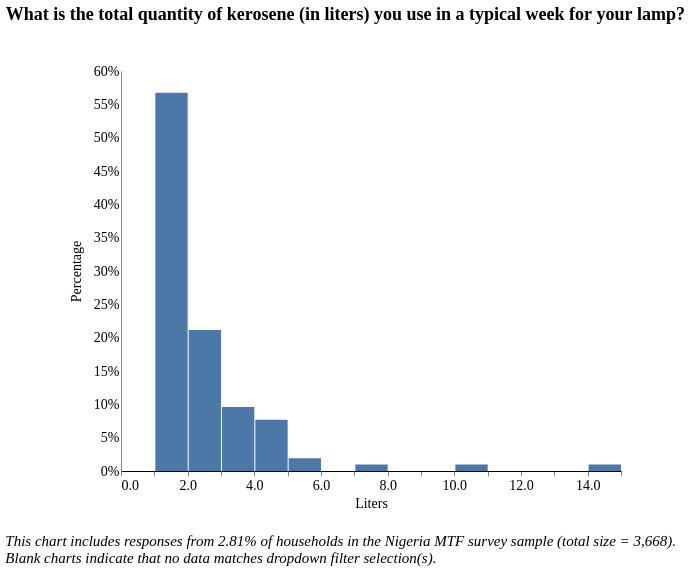

Source (Vega-Lite JSON):
### Vega-Lite specification from a JSON file in a GitHub repository (floating-point values rounded to 4 significant figures)
{"width": 800, "height": 400, "config": {"title": {"fontSize": 18, "font": "Times New Roman", "anchor": "center", "fontColor": "#000000"}, "axisX": {"domain": true, "domainColor": "#000000", "grid": false, "labelFont": "Times New Roman", "labelFontSize": 14, "titleFont": "Times New Roman", "titleFontSize": 14, "titleFontWeight": "normal", "title": "X Axis Title (units)"}, "axisY": {"domain": true, "grid": false, "gridColor": "#DEDDDD", "gridWidth": 1, "labelFont": "Times New Roman", "labelFontSize": 14, "labelAngle": 0, "ticks": false, "titleFont": "Times New Roman", "titleFontSize": 14, "titleFontWeight": "normal", "titlePadding": 10, "title": "Y Axis Title (units)"}, "range": {"category": ["#2980B9", "#003366", "#FFAE19", "#D68910", "#E67E22", "#D35400", "#FF4500", "#FF6162", "#438B28", "#45B39D", "#99ADC1", "#212F3C"]}, "legend": {"labelFont": "Times New Roman", "labelFontSize": 14, "symbolType": "square", "symbolSize": 100, "titleFont": "Times New Roman", "titleFontSize": 14, "titleFontWeight": "normal", "title": "Legend", "orient": "right", "offset": 0}, "tooltip": {"font": "Open Sans"}, "view": {"stroke": "transparent", "text": {"font": "Times New Roman", "color": ["#2980B9", "#003366", "#FFAE19", "#D68910", "#E67E22", "#D35400", "#FF4500", "#FF6162", "#438B28", "#45B39D", "#99ADC1", "#212F3C"], "fontSize": 14, "align": "right", "fontWeight": 400, "size": 14}, "bar": {"size": 40, "binSpacing": 1, "continuousBandSize": 30, "discreteBandSize": 30, "fill": ["#2980B9", "#003366", "#FFAE19", "#D68910", "#E67E22", "#D35400", "#FF4500", "#FF6162", "#438B28", "#45B39D", "#99ADC1", "#212F3C"], "stroke": false}}}, "concat": [{"mark": "bar", "encoding": {"tooltip": [{"field": "f_11", "title": "Response (Binned)", "type": "quantitative"}, {"aggregate": "sum", "field": "pct", "format": ".2%", "title": "Percentage", "type": "quantitative"}], "x": {"axis": {"title": "Liters"}, "bin": {"extent": [0, 15], "step": 1}, "field": "f_11", "scale": {"clamp": true, "domain": [0, 15]}, "type": "quantitative"}, "y": {"aggregate": "sum", "axis": {"format": "%"}, "field": "pct", "title": "Percentage", "type": "quantitative"}}, "height": 400, "selection": {"selector008": {"type": "single", "fields": ["i19a"], "bind": {"input": "select", "options": [null, "Wood purchased", "Wood collected", "Crop Residue/Plant Biomass", "Kerosene", "Charcoal", "LPG/cooking gas", "Electric", "Charcoal Briquettes", "Garbage", "Piped Natural Gas", "Coal Briquette", "Biomass Briquette", "Other, specify", "Coal/lignite"], "labels": ["All Responses", "Wood purchased", "Wood collected", "Crop Residue/Plant Biomass", "Kerosene", "Charcoal", "LPG/cooking gas", "Electric", "Charcoal Briquettes", "Garbage", "Piped Natural Gas", "Coal Briquette", "Biomass Briquette", "Other", "Coal/lignite"], "name": "Primary Source of Cooking Fuel  "}}, "selector007": {"type": "single", "fields": ["primary_stove"], "bind": {"input": "select", "options": [null, "3-Stone/Open Fire Stove", "Koresone Stove", "Missing Data", "Manufactured Stove Traditional", "LPG/Natural Gas Stove", "Electric Stove"], "labels": ["All Responses", "3-Stone/Open Fire Stove", "Kerosene Stove", "Primary Stove Not Listed", "Manufactured Stove Traditional", "LPG/Natural Gas Stove", "Electric Stove"], "name": "Primary Stove  "}}, "selector006": {"type": "single", "fields": ["main_src_elec"], "bind": {"input": "select", "options": [null, "No Electricity", "National Grid", "Electric Generator", "Solar lan/SLS/SHS", "Rechargeable battery", "Mini-grid"], "labels": ["All Responses", "No Electricity", "National Grid", "Electric Generator", "Solar lantern/SLS/SHS", "Rechargeable battery", "Mini-grid"], "name": "Primary Source Electricity  "}}, "selector005": {"type": "single", "fields": ["locality"], "bind": {"input": "select", "options": [null, 0, 1], "labels": ["National", "Urban", "Rural"], "name": "Locality Breakdown  "}}}, "title": {"text": ["What is the total quantity of kerosene (in liters) you use in a typical week for your lamp?"], "color": "black", "subtitleColor": "black", "offset": 40}, "transform": [{"joinaggregate": [{"op": "count", "field": "*", "as": "total"}]}, {"calculate": "1 / datum.total", "as": "pct"}, {"bin": {"maxbins": 20}, "field": "m", "as": "mbin"}, {"filter": {"selection": "selector008"}}, {"filter": {"selection": "selector007"}}, {"filter": {"selection": "selector006"}}, {"filter": {"selection": "selector005"}}], "width": 500}], "data": {"name": "data-3eb4fb18c0e454ba2437924653851446"}, "title": {"text": ["", "", "This chart includes responses from 2.81% of households in the Nigeria MTF survey sample (total size = 3,668).", "Blank charts indicate that no data matches dropdown filter selection(s)."], "anchor": "start", "baseline": "bottom", "font": "Times New Roman", "fontSize": 15, "fontStyle": "italic", "fontWeight": "normal", "orient": "bottom"}, "$schema": "https://vega.github.io/schema/vega-lite/v4.17.0.json", "datasets": {"data-3eb4fb18c0e454ba2437924653851446": [{"hh_id": 2000504560205, "main_src_elec": "No Electricity", "f_11": 7.0, "locality": 0, "f2": "Pressurized mantle lamp", "i19a": "Wood purchased", "primary_stove": "3-Stone/Open Fire Stove"}, {"hh_id": 2011514581205, "main_src_elec": "No Electricity", "f_11": 1.0, "locality": 1, "f2": "Hurricane lamp with glass cover", "i19a": "Kerosene", "primary_stove": "3-Stone/Open Fire Stove"}, {"hh_id": 2011519100912, "main_src_elec": "National Grid", "f_11": 3.0, "locality": 1, "f2": "Pressurized mantle lamp", "i19a": "Charcoal", "primary_stove": "Koresone Stove"}, {"hh_id": 3006518840101, "main_src_elec": null, "f_11": 3.0, "locality": 1, "f2": "Hurricane lamp with glass cover", "i19a": "Wood purchased", "primary_stove": "Manufactured Stove Traditional"}, {"hh_id": 3006518840302, "main_src_elec": null, "f_11": 2.0, "locality": 1, "f2": "Hurricane lamp with glass cover", "i19a": "Wood purchased", "primary_stove": "Manufactured Stove Traditional"}, {"hh_id": 3006518840501, "main_src_elec": null, "f_11": 2.0, "locality": 1, "f2": "Hurricane lamp with glass cover", "i19a": "Wood purchased", "primary_stove": "3-Stone/Open Fire Stove"}, {"hh_id": 3006518841801, "main_src_elec": null, "f_11": 2.0, "locality": 1, "f2": "Pressurized mantle lamp", "i19a": null, "primary_stove": "Manufactured Stove Traditional"}, {"hh_id": 3008505642201, "main_src_elec": null, "f_11": 3.0, "locality": 1, "f2": "Hurricane lamp with glass cover", "i19a": null, "primary_stove": "Manufactured Stove Traditional"}, {"hh_id": 3008505644701, "main_src_elec": null, "f_11": 1.0, "locality": 1, "f2": "Hurricane lamp with glass cover", "i19a": null, "primary_stove": "Koresone Stove"}, {"hh_id": 3008505644801, "main_src_elec": null, "f_11": 1.0, "locality": 1, "f2": "Hurricane lamp with glass cover", "i19a": null, "primary_stove": "Koresone Stove"}, {"hh_id": 3008515463201, "main_src_elec": null, "f_11": 1.0, "locality": 1, "f2": "Hurricane lamp with glass cover", "i19a": null, "primary_stove": "Koresone Stove"}, {"hh_id": 3008528924201, "main_src_elec": null, "f_11": 2.0, "locality": 1, "f2": "Hurricane lamp with glass cover", "i19a": null, "primary_stove": "3-Stone/Open Fire Stove"}, {"hh_id": 3009506762501, "main_src_elec": null, "f_11": 1.0, "locality": 1, "f2": "Hurricane lamp with glass cover", "i19a": null, "primary_stove": "3-Stone/Open Fire Stove"}, {"hh_id": 3010516320803, "main_src_elec": null, "f_11": 1.0, "locality": 0, "f2": "Hurricane lamp with glass cover", "i19a": null, "primary_stove": "3-Stone/Open Fire Stove"}, {"hh_id": 3013515721401, "main_src_elec": null, "f_11": 2.0, "locality": 1, "f2": "Hurricane lamp with glass cover", "i19a": null, "primary_stove": "3-Stone/Open Fire Stove"}, {"hh_id": 3013515721501, "main_src_elec": null, "f_11": 1.0, "locality": 1, "f2": "Hurricane lamp with glass cover", "i19a": null, "primary_stove": "3-Stone/Open Fire Stove"}, {"hh_id": 3023501920102, "main_src_elec": null, "f_11": 3.0, "locality": 0, "f2": "Hurricane lamp with glass cover", "i19a": null, "primary_stove": "3-Stone/Open Fire Stove"}, {"hh_id": 3032521982301, "main_src_elec": null, "f_11": 1.0, "locality": 1, "f2": "Hurricane lamp with glass cover", "i19a": null, "primary_stove": "Koresone Stove"}, {"hh_id": 4000509262602, "main_src_elec": null, "f_11": 2.0, "locality": 0, "f2": "Hurricane lamp with glass cover", "i19a": null, "primary_stove": "3-Stone/Open Fire Stove"}, {"hh_id": 4002507261403, "main_src_elec": null, "f_11": 1.0, "locality": 1, "f2": "Hurricane lamp with glass cover", "i19a": null, "primary_stove": "3-Stone/Open Fire Stove"}, {"hh_id": 4003507221101, "main_src_elec": null, "f_11": 1.0, "locality": 0, "f2": "Hurricane lamp with glass cover", "i19a": null, "primary_stove": "3-Stone/Open Fire Stove"}, {"hh_id": 4003511180303, "main_src_elec": null, "f_11": 2.0, "locality": 1, "f2": "Hurricane lamp with glass cover", "i19a": null, "primary_stove": "3-Stone/Open Fire Stove"}, {"hh_id": 4003511181605, "main_src_elec": null, "f_11": 2.0, "locality": 1, "f2": "Hurricane lamp with glass cover", "i19a": null, "primary_stove": "3-Stone/Open Fire Stove"}, {"hh_id": 4004511400901, "main_src_elec": null, "f_11": 2.0, "locality": 0, "f2": "Hurricane lamp with glass cover", "i19a": null, "primary_stove": "3-Stone/Open Fire Stove"}, {"hh_id": 4004514920902, "main_src_elec": null, "f_11": 1.0, "locality": 0, "f2": "Hurricane lamp with glass cover", "i19a": null, "primary_stove": "3-Stone/Open Fire Stove"}, {"hh_id": 4006506881001, "main_src_elec": null, "f_11": 2.0, "locality": 0, "f2": "Hurricane lamp with glass cover", "i19a": null, "primary_stove": "3-Stone/Open Fire Stove"}, {"hh_id": 4006506881601, "main_src_elec": null, "f_11": 1.0, "locality": 0, "f2": "Hurricane lamp with glass cover", "i19a": null, "primary_stove": "3-Stone/Open Fire Stove"}, {"hh_id": 4007503460105, "main_src_elec": null, "f_11": 2.0, "locality": 1, "f2": "Hurricane lamp with glass cover", "i19a": null, "primary_stove": "3-Stone/Open Fire Stove"}, {"hh_id": 4007503460701, "main_src_elec": null, "f_11": 4.0, "locality": 1, "f2": "Hurricane lamp with glass cover", "i19a": null, "primary_stove": "3-Stone/Open Fire Stove"}, {"hh_id": 4007512086101, "main_src_elec": null, "f_11": 5.0, "locality": 1, "f2": "Hurricane lamp with glass cover", "i19a": null, "primary_stove": "3-Stone/Open Fire Stove"}, {"hh_id": 4009508902401, "main_src_elec": null, "f_11": 15.0, "locality": 0, "f2": "Hurricane lamp with glass cover", "i19a": null, "primary_stove": "3-Stone/Open Fire Stove"}, {"hh_id": 4013502060102, "main_src_elec": null, "f_11": 1.0, "locality": 0, "f2": "Hurricane lamp with glass cover", "i19a": null, "primary_stove": "3-Stone/Open Fire Stove"}, {"hh_id": 4013502060904, "main_src_elec": null, "f_11": 3.0, "locality": 0, "f2": "Hurricane lamp with glass cover", "i19a": null, "primary_stove": "3-Stone/Open Fire Stove"}, {"hh_id": 4018502700601, "main_src_elec": null, "f_11": 2.0, "locality": 0, "f2": "Hurricane lamp with glass cover", "i19a": null, "primary_stove": "3-Stone/Open Fire Stove"}, {"hh_id": 4018502702301, "main_src_elec": null, "f_11": 1.0, "locality": 0, "f2": "Hurricane lamp with glass cover", "i19a": null, "primary_stove": "3-Stone/Open Fire Stove"}, {"hh_id": 4018502702401, "main_src_elec": null, "f_11": 2.0, "locality": 0, "f2": "Hurricane lamp with glass cover", "i19a": null, "primary_stove": "3-Stone/Open Fire Stove"}, {"hh_id": 4018502704602, "main_src_elec": null, "f_11": 2.0, "locality": 0, "f2": "Hurricane lamp with glass cover", "i19a": null, "primary_stove": "3-Stone/Open Fire Stove"}, {"hh_id": 4022513041101, "main_src_elec": null, "f_11": 3.0, "locality": 0, "f2": "Hurricane lamp with glass cover", "i19a": null, "primary_stove": "3-Stone/Open Fire Stove"}, {"hh_id": 4023509703802, "main_src_elec": null, "f_11": 1.0, "locality": 1, "f2": "Hurricane lamp with glass cover", "i19a": null, "primary_stove": "3-Stone/Open Fire Stove"}, {"hh_id": 4023513982102, "main_src_elec": null, "f_11": 4.0, "locality": 1, "f2": "Hurricane lamp with glass cover", "i19a": null, "primary_stove": "3-Stone/Open Fire Stove"}, {"hh_id": 10002513173301, "main_src_elec": null, "f_11": 1.0, "locality": 0, "f2": "Other, specify", "i19a": null, "primary_stove": "3-Stone/Open Fire Stove"}, {"hh_id": 10008507720302, "main_src_elec": null, "f_11": 1.0, "locality": 0, "f2": "Hurricane lamp with glass cover", "i19a": null, "primary_stove": "3-Stone/Open Fire Stove"}, {"hh_id": 10008507720701, "main_src_elec": null, "f_11": 1.0, "locality": 0, "f2": "Hurricane lamp with glass cover", "i19a": null, "primary_stove": "3-Stone/Open Fire Stove"}, {"hh_id": 10012510702501, "main_src_elec": null, "f_11": 1.0, "locality": 1, "f2": "Hurricane lamp with glass cover", "i19a": null, "primary_stove": "Koresone Stove"}, {"hh_id": 10013500993202, "main_src_elec": null, "f_11": 1.0, "locality": 1, "f2": "Hurricane lamp with glass cover", "i19a": null, "primary_stove": "Manufactured Stove Traditional"}, {"hh_id": 10013509260602, "main_src_elec": null, "f_11": 2.0, "locality": 1, "f2": "Hurricane lamp with glass cover", "i19a": null, "primary_stove": "Missing Data"}, {"hh_id": 10013509261201, "main_src_elec": null, "f_11": 1.0, "locality": 1, "f2": "Hurricane lamp with glass cover", "i19a": null, "primary_stove": "Missing Data"}, {"hh_id": 10015507540301, "main_src_elec": null, "f_11": 1.0, "locality": 1, "f2": "Open wick lamp", "i19a": null, "primary_stove": "Manufactured Stove Traditional"}, {"hh_id": 10015534241501, "main_src_elec": null, "f_11": 1.0, "locality": 1, "f2": "Hurricane lamp with glass cover", "i19a": null, "primary_stove": "LPG/Natural Gas Stove"}, {"hh_id": 10015534241601, "main_src_elec": null, "f_11": 1.0, "locality": 1, "f2": "Hurricane lamp with glass cover", "i19a": null, "primary_stove": "3-Stone/Open Fire Stove"}, {"hh_id": 10015534863201, "main_src_elec": null, "f_11": 1.0, "locality": 1, "f2": "Hurricane lamp with glass cover", "i19a": null, "primary_stove": "Manufactured Stove Traditional"}, {"hh_id": 10015544720604, "main_src_elec": null, "f_11": 1.0, "locality": 1, "f2": "Hurricane lamp with glass cover", "i19a": null, "primary_stove": "Missing Data"}, {"hh_id": 10016506640501, "main_src_elec": null, "f_11": 3.0, "locality": 1, "f2": "Hurricane lamp with glass cover", "i19a": null, "primary_stove": "Missing Data"}, {"hh_id": 10016506640701, "main_src_elec": null, "f_11": 4.0, "locality": 1, "f2": "Pressurized mantle lamp", "i19a": null, "primary_stove": "Koresone Stove"}, {"hh_id": 10016506640702, "main_src_elec": null, "f_11": 1.0, "locality": 1, "f2": "Hurricane lamp with glass cover", "i19a": null, "primary_stove": "3-Stone/Open Fire Stove"}, {"hh_id": 10031503384601, "main_src_elec": null, "f_11": 3.0, "locality": 1, "f2": "Hurricane lamp with glass cover", "i19a": null, "primary_stove": "3-Stone/Open Fire Stove"}, {"hh_id": 10033505165701, "main_src_elec": null, "f_11": 1.0, "locality": 0, "f2": "Hurricane lamp with glass cover", "i19a": null, "primary_stove": "3-Stone/Open Fire Stove"}, {"hh_id": 10040508922216, "main_src_elec": null, "f_11": 1.0, "locality": 1, "f2": "Open wick lamp", "i19a": null, "primary_stove": "3-Stone/Open Fire Stove"}, {"hh_id": 11001500204601, "main_src_elec": null, "f_11": 1.0, "locality": 1, "f2": "Hurricane lamp with glass cover", "i19a": null, "primary_stove": "3-Stone/Open Fire Stove"}, {"hh_id": 11002502201101, "main_src_elec": null, "f_11": 3.0, "locality": 1, "f2": "Hurricane lamp with glass cover", "i19a": null, "primary_stove": "3-Stone/Open Fire Stove"}, {"hh_id": 11007505261301, "main_src_elec": null, "f_11": 1.0, "locality": 0, "f2": "Hurricane lamp with glass cover", "i19a": null, "primary_stove": "3-Stone/Open Fire Stove"}, {"hh_id": 11010516482202, "main_src_elec": null, "f_11": 4.0, "locality": 1, "f2": "Hurricane lamp with glass cover", "i19a": null, "primary_stove": "Missing Data"}, {"hh_id": 11010516483104, "main_src_elec": null, "f_11": 1.0, "locality": 1, "f2": "Hurricane lamp with glass cover", "i19a": null, "primary_stove": "3-Stone/Open Fire Stove"}, {"hh_id": 11011514943702, "main_src_elec": null, "f_11": 1.0, "locality": 1, "f2": "Hurricane lamp with glass cover", "i19a": null, "primary_stove": "3-Stone/Open Fire Stove"}, {"hh_id": 11011515262205, "main_src_elec": null, "f_11": 1.0, "locality": 1, "f2": "Hurricane lamp with glass cover", "i19a": null, "primary_stove": "Koresone Stove"}, {"hh_id": 11011515262306, "main_src_elec": null, "f_11": 1.0, "locality": 1, "f2": "Hurricane lamp with glass cover", "i19a": null, "primary_stove": "Missing Data"}, {"hh_id": 11011518105104, "main_src_elec": null, "f_11": 1.0, "locality": 1, "f2": "Hurricane lamp with glass cover", "i19a": null, "primary_stove": "LPG/Natural Gas Stove"}, {"hh_id": 11012517362101, "main_src_elec": null, "f_11": 1.0, "locality": 1, "f2": "Hurricane lamp with glass cover", "i19a": null, "primary_stove": "LPG/Natural Gas Stove"}, {"hh_id": 11012526384404, "main_src_elec": null, "f_11": 1.0, "locality": 1, "f2": "Hurricane lamp with glass cover", "i19a": null, "primary_stove": "3-Stone/Open Fire Stove"}, {"hh_id": 11016511201801, "main_src_elec": null, "f_11": 1.0, "locality": 1, "f2": "Hurricane lamp with glass cover", "i19a": null, "primary_stove": "3-Stone/Open Fire Stove"}, {"hh_id": 11016511202401, "main_src_elec": null, "f_11": 4.0, "locality": 1, "f2": "Hurricane lamp with glass cover", "i19a": null, "primary_stove": "3-Stone/Open Fire Stove"}, {"hh_id": 11016511202701, "main_src_elec": null, "f_11": 1.0, "locality": 1, "f2": "Hurricane lamp with glass cover", "i19a": null, "primary_stove": "3-Stone/Open Fire Stove"}, {"hh_id": 11016511203401, "main_src_elec": null, "f_11": 1.0, "locality": 1, "f2": "Hurricane lamp with glass cover", "i19a": null, "primary_stove": "3-Stone/Open Fire Stove"}, {"hh_id": 11016511203701, "main_src_elec": null, "f_11": 1.0, "locality": 1, "f2": "Hurricane lamp with glass cover", "i19a": null, "primary_stove": "3-Stone/Open Fire Stove"}, {"hh_id": 11016514360501, "main_src_elec": null, "f_11": 1.0, "locality": 0, "f2": "Hurricane lamp with glass cover", "i19a": null, "primary_stove": "3-Stone/Open Fire Stove"}, {"hh_id": 11016514360701, "main_src_elec": null, "f_11": 2.0, "locality": 0, "f2": "Hurricane lamp with glass cover", "i19a": null, "primary_stove": "3-Stone/Open Fire Stove"}, {"hh_id": 11016516561701, "main_src_elec": null, "f_11": 1.0, "locality": 0, "f2": "Hurricane lamp with glass cover", "i19a": null, "primary_stove": "3-Stone/Open Fire Stove"}, {"hh_id": 11016516561702, "main_src_elec": null, "f_11": 4.0, "locality": 0, "f2": "Hurricane lamp with glass cover", "i19a": null, "primary_stove": "3-Stone/Open Fire Stove"}, {"hh_id": 11016516562602, "main_src_elec": null, "f_11": 4.0, "locality": 0, "f2": "Hurricane lamp with glass cover", "i19a": null, "primary_stove": "3-Stone/Open Fire Stove"}, {"hh_id": 11018504942501, "main_src_elec": null, "f_11": 1.0, "locality": 0, "f2": "Hurricane lamp with glass cover", "i19a": null, "primary_stove": "3-Stone/Open Fire Stove"}, {"hh_id": 11020516420101, "main_src_elec": null, "f_11": 1.0, "locality": 0, "f2": "Hurricane lamp with glass cover", "i19a": null, "primary_stove": "3-Stone/Open Fire Stove"}, {"hh_id": 11020516424301, "main_src_elec": null, "f_11": 1.0, "locality": 0, "f2": "Hurricane lamp with glass cover", "i19a": null, "primary_stove": "3-Stone/Open Fire Stove"}, {"hh_id": 11020521481501, "main_src_elec": null, "f_11": 1.0, "locality": 0, "f2": "Hurricane lamp with glass cover", "i19a": null, "primary_stove": "3-Stone/Open Fire Stove"}, {"hh_id": 11020521483301, "main_src_elec": null, "f_11": 3.0, "locality": 0, "f2": "Hurricane lamp with glass cover", "i19a": null, "primary_stove": "3-Stone/Open Fire Stove"}, {"hh_id": 11020521487802, "main_src_elec": null, "f_11": 5.0, "locality": 0, "f2": "Hurricane lamp with glass cover", "i19a": null, "primary_stove": "3-Stone/Open Fire Stove"}, {"hh_id": 11021513521001, "main_src_elec": null, "f_11": 4.0, "locality": 0, "f2": "Hurricane lamp with glass cover", "i19a": null, "primary_stove": "3-Stone/Open Fire Stove"}, {"hh_id": 11021513521801, "main_src_elec": null, "f_11": 2.0, "locality": 0, "f2": "Hurricane lamp with glass cover", "i19a": null, "primary_stove": "3-Stone/Open Fire Stove"}, {"hh_id": 11021513522601, "main_src_elec": null, "f_11": 1.0, "locality": 0, "f2": "Hurricane lamp with glass cover", "i19a": null, "primary_stove": "3-Stone/Open Fire Stove"}, {"hh_id": 11022501100201, "main_src_elec": null, "f_11": 2.0, "locality": 0, "f2": "Open wick lamp", "i19a": null, "primary_stove": "3-Stone/Open Fire Stove"}, {"hh_id": 11022501100201, "main_src_elec": null, "f_11": 2.0, "locality": 0, "f2": "Hurricane lamp with glass cover", "i19a": null, "primary_stove": "3-Stone/Open Fire Stove"}, {"hh_id": 11022501103301, "main_src_elec": null, "f_11": 1.0, "locality": 0, "f2": "Hurricane lamp with glass cover", "i19a": null, "primary_stove": "3-Stone/Open Fire Stove"}, {"hh_id": 11022509882801, "main_src_elec": null, "f_11": 1.0, "locality": 0, "f2": "Hurricane lamp with glass cover", "i19a": null, "primary_stove": "3-Stone/Open Fire Stove"}, {"hh_id": 11022509882901, "main_src_elec": null, "f_11": 1.0, "locality": 0, "f2": "Hurricane lamp with glass cover", "i19a": null, "primary_stove": "3-Stone/Open Fire Stove"}, {"hh_id": 11022509884501, "main_src_elec": null, "f_11": 10.0, "locality": 0, "f2": "Hurricane lamp with glass cover", "i19a": null, "primary_stove": "3-Stone/Open Fire Stove"}, {"hh_id": 11022509885201, "main_src_elec": null, "f_11": 1.0, "locality": 0, "f2": "Hurricane lamp with glass cover", "i19a": null, "primary_stove": "3-Stone/Open Fire Stove"}, {"hh_id": 12000514380101, "main_src_elec": null, "f_11": 1.0, "locality": 1, "f2": "Hurricane lamp with glass cover", "i19a": null, "primary_stove": "3-Stone/Open Fire Stove"}, {"hh_id": 12002502761702, "main_src_elec": null, "f_11": 1.0, "locality": 1, "f2": "Hurricane lamp with glass cover", "i19a": null, "primary_stove": "3-Stone/Open Fire Stove"}, {"hh_id": 12003508341004, "main_src_elec": null, "f_11": 2.0, "locality": 0, "f2": "Hurricane lamp with glass cover", "i19a": null, "primary_stove": "3-Stone/Open Fire Stove"}, {"hh_id": 12004503081003, "main_src_elec": null, "f_11": 1.0, "locality": 0, "f2": "Hurricane lamp with glass cover", "i19a": null, "primary_stove": "3-Stone/Open Fire Stove"}, {"hh_id": 12004503081405, "main_src_elec": null, "f_11": 1.0, "locality": 0, "f2": "Hurricane lamp with glass cover", "i19a": null, "primary_stove": "3-Stone/Open Fire Stove"}, {"hh_id": 12006506642201, "main_src_elec": null, "f_11": 1.0, "locality": 1, "f2": "Hurricane lamp with glass cover", "i19a": null, "primary_stove": "Missing Data"}, {"hh_id": 12006508903008, "main_src_elec": null, "f_11": 2.0, "locality": 1, "f2": "Hurricane lamp with glass cover", "i19a": null, "primary_stove": "3-Stone/Open Fire Stove"}, {"hh_id": 12009512741105, "main_src_elec": null, "f_11": 1.0, "locality": 0, "f2": "Hurricane lamp with glass cover", "i19a": null, "primary_stove": "3-Stone/Open Fire Stove"}, {"hh_id": 12013508040501, "main_src_elec": null, "f_11": 2.0, "locality": 0, "f2": "Hurricane lamp with glass cover", "i19a": null, "primary_stove": "3-Stone/Open Fire Stove"}]}}
